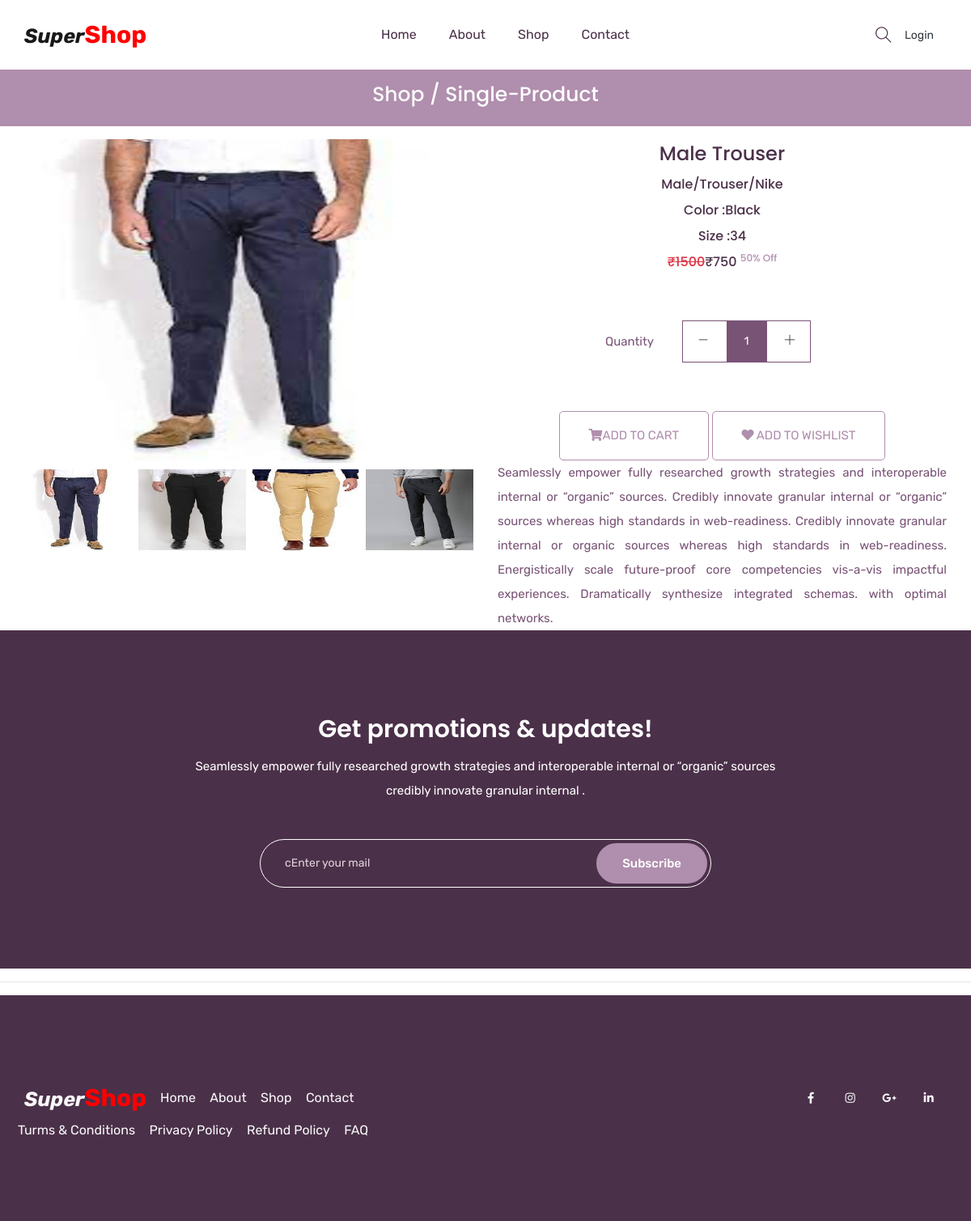
The app's page /single-product/7/ with its own data.
### mainApp/models.py (models this page shows, shortened)
class Product(models.Model):
    id =models.AutoField(primary_key=True)
    name =models.CharField(max_length=30)
    maincategory=models.ForeignKey(Maincategory,on_delete=models.CASCADE)
    subcategory=models.ForeignKey(Subcategory,on_delete=models.CASCADE)
    brand=models.ForeignKey(Brand,on_delete=models.CASCADE)
    baseprice=models.IntegerField()
    discount=models.IntegerField()
    finalprice=models.IntegerField()
    stock=models.IntegerField(default=True)
    color=models.CharField(max_length=30)
    size=models.CharField(max_length=10)
    description=models.TextField()
    pic1=models.ImageField(upload_to="upload/product",null=True,blank=True)
    pic2=models.ImageField(upload_to="upload/product",default=None,blank=True,null=True)
    pic3=models.ImageField(upload_to="upload/product",default=None,blank=True,null=True)
    pic4=models.ImageField(upload_to="upload/product",default=None,blank=True,null=True)

class Maincategory(models.Model):
    id =models.AutoField(primary_key=True)
    name =models.CharField(max_length=30,unique=True)

class Subcategory(models.Model):
    id =models.AutoField(primary_key=True)
    name =models.CharField(max_length=30)

class Brand(models.Model):
    id =models.AutoField(primary_key=True)
    name =models.CharField(max_length=30)
    pic =models.ImageField(upload_to="upload/brand")

### mainApp/views.py (the view)
# urls.py: path('single-product/<int:id>/',mainApp.single_productPage,name="single-product"),
def single_productPage(Request, id):
    product = Product.objects.get(id=id)
    return render(Request, 'single-product.html', {'product': product})

### mainApp/templates/single-product.html (shortened to what this page needs)
{% extends 'index.html' %}
{% load static %}
{% block body %}
<section class="breadcrumb_part">
  <div class="container">
    <div class="row">
      <div class="col-lg-12">
        <div class="breadcrumb_iner">
          <h2><a href="/shop/All/All/All" class="text-light">Shop</a> / Single-Product</h2>
        </div>
      </div>
    </div>
  </div>
</section>
<div class="product_list pt-3">
  <div class="container">
    <div class="row justify-content-center">
      <div class="col-md-6">
        <div id="carouselExampleIndicators" class="carousel slide" data-ride="carousel">
          <div class="carousel-inner">
            <div class="carousel-item active">
              <img src="{{product.pic1.url}}" style="height: 400px;width: 100%;" class="d-block w-100" alt="...">
            </div>
          </div>
          <div class="d-flex justify-content-between mt-2">
            <img src="{{product.pic1.url}}" data-target="#carouselExampleIndicators" data-slide-to="0" alt=""
              style="height: 100px;width: 24%;">
            <img src="{{product.pic2.url}}" data-target="#carouselExampleIndicators" data-slide-to="1" alt=""
              style="height: 100px;width: 24%;">
            <img src="{{product.pic3.url}}" data-target="#carouselExampleIndicators" data-slide-to="2" alt=""
              style="height: 100px;width: 24%;">
            <img src="{{product.pic4.url}}" data-target="#carouselExampleIndicators" data-slide-to="3" alt=""
              style="height: 100px;width: 24%;">
          </div>
          <a class="carousel-control-prev" href="#carouselExampleIndicators" role="button" data-slide="prev">
            <span class="carousel-control-prev-icon" aria-hidden="true"></span>
          </a>
          <a class="carousel-control-next" href="#carouselExampleIndicators" role="button" data-slide="next">
            <span class="carousel-control-next-icon" aria-hidden="true"></span>
          </a>
        </div>
      </div>
      <div class="col-md-6">
        <div class="single_product_text text-center">
          <h3>{{product.name}}</h3>
          <h5>{{product.maincategory.name}}/{{product.subcategory.name}}/{{product.brand.name}}</h5>
          <h5 class="">Color :{{product.color}}</h5>
          <h5 class="">Size :{{product.size}}</h5>
          <h5><del class="text-danger">&#8377;{{product.baseprice}}</del>&#8377;{{product.finalprice}}
            <sup>{{product.discount}}% Off</sup></h5>
          <form action="{% url 'add-to-cart' %}" method="post">
            <div class="card_area">
              <div class="product_count_area">
                <p>Quantity</p>
                <div class="product_count d-inline-block">
                  <span class="product_count_item inumber-decrement"> <i class="ti-minus"></i></span>
                  <input class="product_count_item input-number" type="text" name="qty" value="1" min="1">
                  <span class="product_count_item number-increment"> <i class="ti-plus"></i></span>
                </div>
              </div>
              <div class="add_to_cart">
                <button type="submit" class="btn_3"><i class="fa fa-shopping-cart"></i>Add to Cart</button>
                <a type="submit" class="btn_3" href="/add-to-wishlist/{{product.id}}"><i class="fa fa-heart"></i> Add to Wishlist</a>
              </div>
            </div>
          </form>
          <p class="text-justify">Seamlessly empower fully researched growth strategies and interoperable internal or
            “organic” sources.
            Credibly innovate granular internal or “organic” sources whereas high standards in web-readiness. Credibly
            innovate granular internal or organic sources whereas high standards in web-readiness. Energistically scale
            future-proof core competencies vis-a-vis impactful experiences. Dramatically synthesize integrated schemas.
            with optimal networks.</p>
        </div>
      </div>
    </div>
  </div>
</div>
<section class="subscribe_part section_padding">
  <div class="container">
    <div class="row justify-content-center">
      <div class="col-lg-8">
        <div class="subscribe_part_content">
          <h2>Get promotions & updates!</h2>
          <p>Seamlessly empower fully researched growth strategies and interoperable internal or “organic” sources
            credibly innovate granular internal .</p>
          <div class="subscribe_form">
            <input type="email" placeholder="cEnter your mail">
            <a href="#" class="btn_1">Subscribe</a>
          </div>
        </div>
      </div>
    </div>
  </div>
</section>
{% endblock %}

### mainApp/static/css/all.css (style rules this page uses)
.fa, .fas, .far, .fal, .fab { -moz-osx-font-smoothing: grayscale; -webkit-font-smoothing: antialiased; display: inline-block; font-style: normal; font-variant: normal; text-rendering: auto; line-height: 1; }
.fa-heart:before { content: "\f004"; }
.fa-shopping-cart:before { content: "\f07a"; }
.fa, .fas { font-family: 'Font Awesome 5 Free'; font-weight: 900; }

### records on screen
Product: pic1 (picture), pic2 (picture), pic3 (picture), pic4 (picture), name "Male Trouser", maincategory.name "Male", subcategory.name "Trouser", brand.name "Nike", color "Black", size "34", baseprice "1500", finalprice "750", discount "50"
